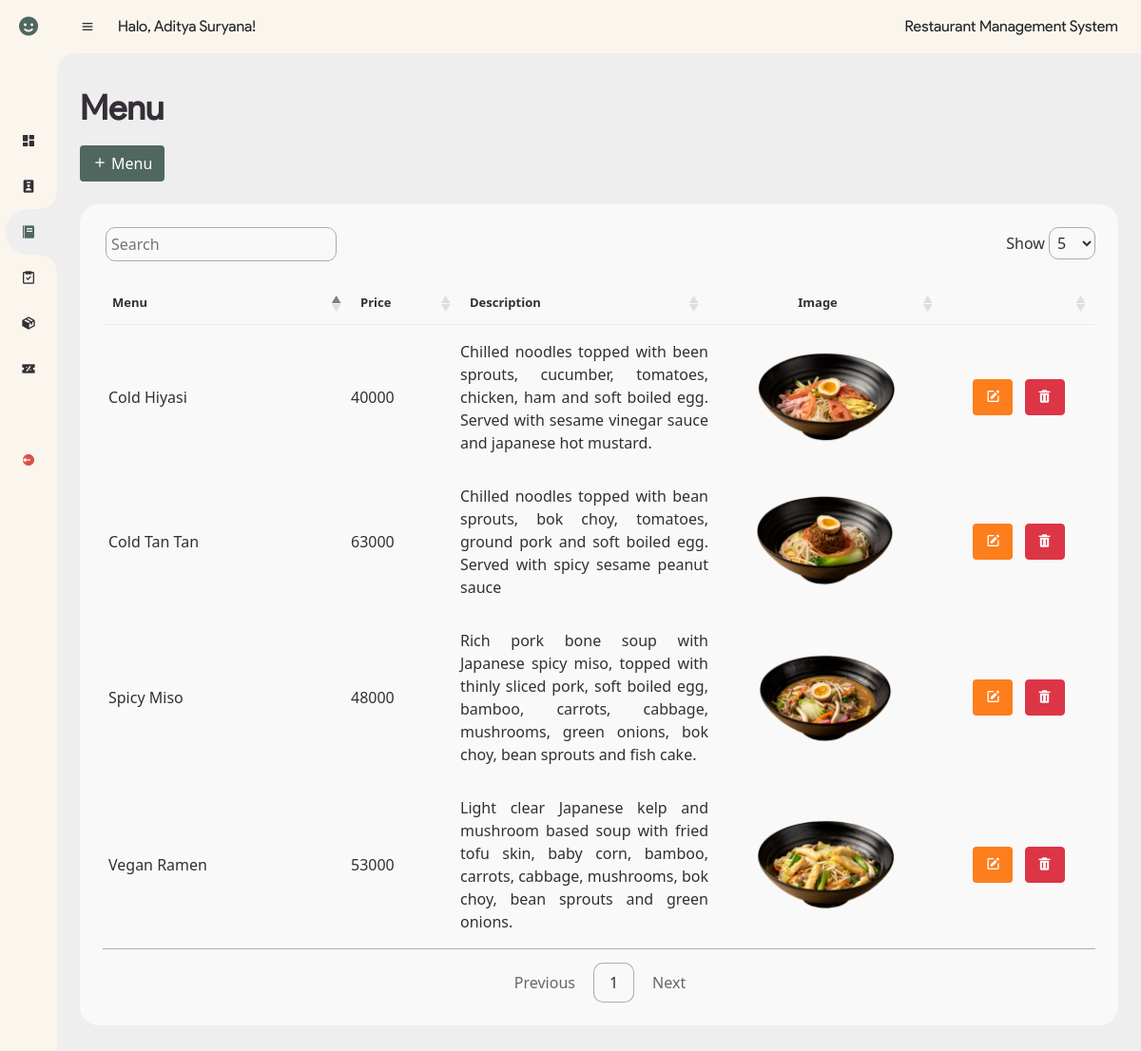
The app's page /menu.php (signed in) with its own data.
### tables this page shows
CREATE TABLE `menu` (
  `id` int(11) NOT NULL,
  `menu` varchar(255) NOT NULL,
  `harga` int(11) NOT NULL,
  `deskripsi` varchar(255) NOT NULL,
  `img_menu` varchar(225) NOT NULL
);

### menu.php (the view, shortened to what this page needs)
<!DOCTYPE html>
<html lang="en">
<head>
	<link href='https://unpkg.com/boxicons@2.0.9/css/boxicons.min.css' rel='stylesheet'>
	<link rel="stylesheet" type="text/css" href="https://cdn.datatables.net/1.12.1/css/jquery.dataTables.css">
	<link rel="stylesheet" href="css/bootstrap.css">
	<link rel="stylesheet" href="css/style.css">
	<link rel="stylesheet" href="css/style-beta.css">
</head>
<body>
	<?php
		require_once('config.php');
		$sql = "SELECT * FROM menu";
		$result = mysqli_query($conn, $sql);
	?>
	<section id="sidebar" class="hide">
		<a href="#" class="brand">
			<i class='bx bxs-smile'></i>
		</a>
		<ul class="side-menu top ps-0">
			<li>
				<a href="dashboard.php">
					<i class='bx bxs-dashboard' ></i>
				</a>
			</li>
			<li>
				<a href="account.php">
					<i class='bx bxs-user-badge'></i>
				</a>
			</li>
			<li class="active">
				<a href="menu.php">
					<i class='bx bxs-food-menu' ></i>
				</a>
			</li>
			<li>
				<a href="stock.php">
					<i class='bx bx-task'></i>
				</a>
			</li>
			<li>
				<a href="inventory.php">
					<i class='bx bxs-package' ></i>
				</a>
			</li>
			<li>
				<a href="promo-dashboard.php">
					<i class='bx bxs-discount'></i>
				</a>
			</li>
		</ul>
		<ul class="side-menu ps-0">
			<li>
				<a href="logout.php" class="logout">
					<i class='bx bxs-log-out-circle' ></i>
				</a>
			</li>
		</ul>
	</section>
	<section id="content">
		<nav>
			<i class='bx bx-menu' ></i>
			<p class="name mb-0">Halo, <?php echo $_SESSION['username']; ?>!</p>
			<div class="ml-auto">
				<p class="title mb-0">Restaurant Management System</p>
			</div>
		</nav>
		<main>
			<div class="head-title">
				<div class="left">
					<h1>Menu</h1>
				</div>
				<button type="button" class="btn btn-green mt-2" data-bs-toggle="modal" data-bs-target="#addMenu">
					<span><i class='bx bx-plus me-1' ></i></span>Menu
				</button>
			</div>
			<div class="table-data">
				<div class="order">
					<table id="table">
						<thead>
							<tr>
								<th class="w-25 text-justify">Menu</th>
								<th class="">Price</th>
								<th class="w-25 text-justify">Description</th>
								<th class="text-center">Image</th>
								<th></th>
							</tr>
						</thead>
						<tbody>
							<?php while($menu = mysqli_fetch_assoc($result)) { ?>
								<tr>
									<td style="display: table-cell;"><?php echo $menu['menu']; ?></td>
									<td><?php echo $menu['harga']; ?></td>
									<td class="text-justify"><?php echo $menu['deskripsi']; ?></td>
									<td class="text-center"><img class="rounded-0" style="max-height: 100px!important;" src="assets/img/menu/<?php echo $menu['img_menu']; ?>"></td>
									<td class="text-center">
										<a class="btn btn-edit me-2" href="process/menu_db/update_data_form.php?id=<?php echo $menu['id']; ?>"><i class="bx bxs-edit"></i></a>
										<a class="btn btn-danger" href="process/menu_db/delete_data.php?id=<?php echo $menu['id']; ?>"><i class="bx bxs-trash"></i></a></td>
								</tr>
							<?php } ?>
						</tbody>
					</table>
				</div>
			</div>
		</main>
	</section>
</body>
</html>

### css/style.css (style rules this page uses)
body { background-color: #FAF6ED; }
a { text-decoration: none!important; }
.text-justify { text-align: justify; }
.btn-green { background-color: #506760; color: white; }
#content main .table-data .order table td img { border-radius: 0px!important; max-height: 180px!important; }

### css/style-beta.css (style rules this page uses)
* { margin: 0; padding: 0; box-sizing: border-box; }
a { text-decoration: none; }
li { list-style: none; }
:root { --light: #F9F9F9; --blue: #3C91E6; --light-blue: #CFE8FF; --grey: #eee; --dark-grey: #AAAAAA; --dark: #342E37; --red: #DB504A; --yellow: #FFCE26; --light-yellow: #FFF2C6; --orange: #FD7238; --light-orange: #FFE0D3; --green: #506760; }
html { overflow-x: hidden; }
body { background: var(--grey); overflow-x: hidden; }
.ml-auto { margin-left: auto; }
.btn-edit { background-color: #FD7E1C!important; color: white; }
#sidebar { position: fixed; top: 0; left: 0; width: 280px; height: 100%; background: #FAF6ED;; z-index: 2000; font-family: 'prosans'; transition: .3s ease; overflow-x: hidden; scrollbar-width: none; }
#sidebar.hide { width: 60px; }
#sidebar .brand { font-size: 24px; font-weight: 700; height: 56px; display: flex; align-items: center; font-family: 'cotta'; color: var(--green); position: sticky; top: 0; left: 0; z-index: 500; padding-bottom: 20px; box-sizing: content-box; }
#sidebar .brand .bx { min-width: 60px; display: flex; justify-content: center; }
#sidebar .side-menu { width: 100%; margin-top: 48px; }
#sidebar .side-menu li { height: 48px; background: transparent; margin-left: 6px; border-radius: 48px 0 0 48px; padding: 4px; }
#sidebar .side-menu li.active { background: var(--grey); position: relative; }
#sidebar .side-menu li.active::before { content: ''; position: absolute; width: 40px; height: 40px; border-radius: 50%; top: -40px; right: 0; box-shadow: 20px 20px 0 var(--grey); z-index: -1; }
#sidebar .side-menu li.active::after { content: ''; position: absolute; width: 40px; height: 40px; border-radius: 50%; bottom: -40px; right: 0; box-shadow: 20px -20px 0 var(--grey); z-index: -1; }
#sidebar .side-menu li a { width: 100%; height: 100%; display: flex; align-items: center; border-radius: 48px; font-size: 16px; color: var(--dark); white-space: nowrap; overflow-x: hidden; }
#sidebar .side-menu.top li.active a { color: var(--green); }
#sidebar.hide .side-menu li a { width: calc(48px - (4px * 2)); transition: width .3s ease; }
#sidebar .side-menu li a.logout { color: var(--red); }
#sidebar .side-menu li a .bx { min-width: calc(60px - ((4px + 6px) * 2)); display: flex; justify-content: center; }
#content { position: relative; width: calc(100% - 280px); left: 280px; transition: .3s ease; }
#sidebar.hide ~ #content { width: calc(100% - 60px); left: 60px; }
#content nav { height: 56px; background: #FAF6ED; padding: 0 24px; display: flex; align-items: center; grid-gap: 24px; font-family: 'prosans'; position: sticky; top: 0; left: 0; z-index: 1000; }
#content nav::before { content: ''; position: absolute; width: 40px; height: 40px; bottom: -40px; left: 0; border-radius: 50%; box-shadow: -20px -20px 0 #FAF6ED;; }
#content .name { font-family: 'prosans'; font-size: 16px; }
#content .title { font-family: 'prosans'; text-align: right; }
#content nav .bx.bx-menu { cursor: pointer; color: var(--dark); }
#content main { width: 100%; padding: 36px 24px; font-family: var(--poppins); max-height: calc(100vh - 56px); overflow-y: auto; }
#content main .head-title { align-items: center; justify-content: space-between; grid-gap: 16px; flex-wrap: wrap; }
#content main .head-title .left h1 { font-family: 'prosans'; font-size: 36px; font-weight: 600; margin-bottom: 10px; color: var(--dark); }
#content main .table-data { display: flex; flex-wrap: wrap; grid-gap: 24px; margin-top: 24px; width: 100%; color: var(--dark); }
#content main .table-data > div { border-radius: 20px; background: var(--light); padding: 24px; overflow-x: auto; }
#content main .table-data .order { flex-grow: 1; flex-basis: 500px; }
#content main .table-data .order table { width: 100%; border-collapse: collapse; }
#content main .table-data .order table th { padding-bottom: 12px; font-size: 13px; text-align: left; border-bottom: 1px solid var(--grey); }
#content main .table-data .order table td { padding: 16px 0; }
#content main .table-data .order table tr td:first-child { display: flex; align-items: center; grid-gap: 12px; padding-left: 6px; }
#content main .table-data .order table td img { border-radius: 0px!important; max-height: 180px!important; }

### records on screen
menu: menu "Cold Hiyasi", harga "40000", deskripsi "Chilled noodles topped with been sprouts, cucumber, tomatoes, chicken, ham and soft boiled egg. Served with sesame vinegar sauce and japanese hot mustard.", img_menu (picture)
menu: menu "Spicy Miso", harga "48000", deskripsi "Rich pork bone soup with Japanese spicy miso, topped with thinly sliced pork, soft boiled egg, bamboo, carrots, cabbage, mushrooms, green onions, bok choy, bean sprouts and fish cake.", img_menu (picture)
menu: menu "Vegan Ramen", harga "53000", deskripsi "Light clear Japanese kelp and mushroom based soup with fried tofu skin, baby corn, bamboo, carrots, cabbage, mushrooms, bok choy, bean sprouts and green onions.", img_menu (picture)
menu: menu "Cold Tan Tan", harga "63000", deskripsi "Chilled noodles topped with bean sprouts, bok choy, tomatoes, ground pork and soft boiled egg. Served with spicy sesame peanut sauce", img_menu (picture)

### other values on screen
$_SESSION['username'] "Aditya Suryana"
